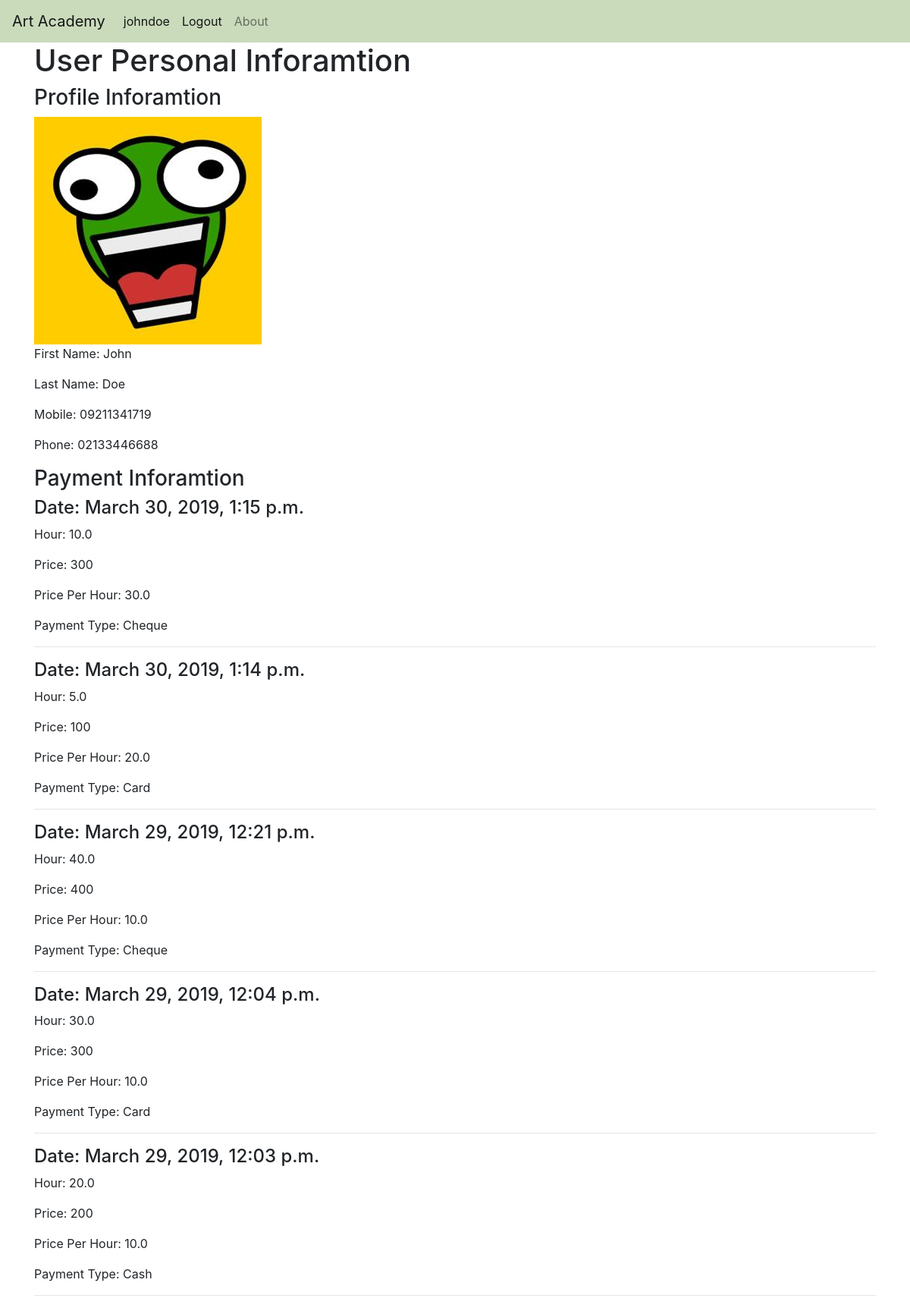
The page /info/ (signed in) on the database its author committed.
### users/models.py (models this page shows, shortened)
class Profile(models.Model):
    user = models.OneToOneField(User, on_delete=models.CASCADE)
    image = models.ImageField(default='default.jpg', upload_to='profile_pics')
    first_name = models.CharField(max_length=100)
    last_name = models.CharField(max_length=100)
    phone = models.CharField(max_length=20)
    mobile = models.CharField(max_length=20)
    email = models.EmailField()
    details = models.TextField(null=True, blank=True)

class Payment(models.Model):
    user = models.ForeignKey(settings.AUTH_USER_MODEL, on_delete=models.CASCADE)
    date = models.DateTimeField(default=timezone.now)
    price = models.PositiveIntegerField(default=0)
    price_per_hour = models.FloatField(default=0.0)
    hour = models.FloatField(default=0.0)
    payment_type = models.ForeignKey('PaymentType', on_delete=models.CASCADE)

class PaymentType(models.Model):
    payment_type = models.CharField(max_length=20, default='Cash')
    def __str__(self):
        return f'{self.payment_type}'

### art_academy/views.py (the view)
# urls.py: path('info/', user_views.info, name='info'),
@login_required(login_url='/login')
def info(request):
    user = request.user
    payments = Payment.objects.filter(user = user.id).order_by('-date')
    return render(request, 'info.html', {'payments': payments})

### templates/info.html (shortened to what this page needs)
{% extends "base.html" %}
{% block content%}
    <h1>User Personal Inforamtion</h1>
    <h3>Profile Inforamtion</h3>
    <img src="{{user.profile.image.url}}" alt="{{ user.username }} Picture">
    <p>First Name: {{ user.profile.first_name}}</p>
    <p>Last Name: {{ user.profile.last_name}}</p>
    <p>Mobile: {{ user.profile.mobile}}</p>
    <p>Phone: {{ user.profile.phone}}</p>
    <h3>Payment Inforamtion</h3>
    {% for payment in payments %}
        <h4>Date: {{ payment.date}}</h4>
        <p>Hour: {{ payment.hour}}</p>
        <p>Price: {{ payment.price}}</p>
        <p>Price Per Hour: {{ payment.price_per_hour}}</p>
        <p>Payment Type: {{ payment.payment_type}}</p>
        <hr>
    {% endfor %}
{% endblock content%}

### templates/base.html (shortened to what this page needs)
<!DOCTYPE html>
<html lang="en">
<head>
    <link rel="stylesheet" href="https://stackpath.bootstrapcdn.com/bootstrap/4.3.1/css/bootstrap.min.css"
>
</head>
<body>
    <nav class="navbar navbar-expand-lg navbar-light" style="background-color: #cadbbc;">
        <a class="navbar-brand" href="{% url 'home' %}">Art Academy</a>
        <div class="collapse navbar-collapse" id="navbarSupportedContent">
            <ul class="navbar-nav mr-auto">
                {% if user.is_authenticated %}
                <li class="nav-item active">
                    <a class="nav-link" href="{% url 'info' %}">{{ user.username}} <span class="sr-only">(current)</span></a>
                </li>
                <li class="nav-item active">
                    <a class="nav-link" href="{% url 'logout' %}">Logout <span class="sr-only">(current)</span></a>
                </li>
                {% else %}
                <li class="nav-item active">
                    <a class="nav-link" href="{% url 'login' %}">Login<span class="sr-only">(current)</span></a>
                </li>
                {% endif %}
                <li class="nav-item">
                    <a class="nav-link" href="#">About</a>
                </li>
            </ul>
        </div>
    </nav>
    <div class="container">
        {% block content %}{% endblock content %}
    </div>
</body>
</html>

### rows shown on the page
Payment: date "March 30, 2019, 1:15 p.m.", hour "10.0", price "300", price_per_hour "30.0", payment_type "Cheque"
Payment: date "March 30, 2019, 1:14 p.m.", hour "5.0", price "100", price_per_hour "20.0", payment_type "Card"
Payment: date "March 29, 2019, 12:21 p.m.", hour "40.0", price "400", price_per_hour "10.0", payment_type "Cheque"
Payment: date "March 29, 2019, 12:04 p.m.", hour "30.0", price "300", price_per_hour "10.0", payment_type "Card"
Payment: date "March 29, 2019, 12:03 p.m.", hour "20.0", price "200", price_per_hour "10.0", payment_type "Cash"

### other values the page prints
{{ user.username }} "johndoe"
{{ user.profile.first_name }} "John"
{{ user.profile.last_name }} "Doe"
{{ user.profile.mobile }} "09211341719"
{{ user.profile.phone }} "02133446688"
